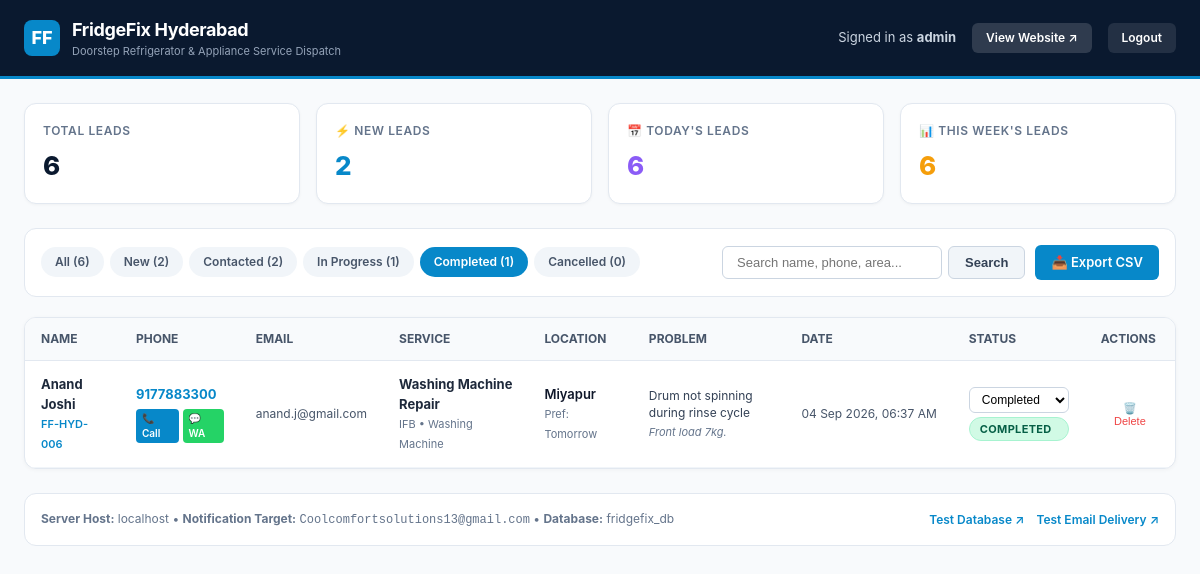
/admin/index.php?status=Completed (signed in), run on the app's committed database.
### tables this page shows
CREATE TABLE IF NOT EXISTS `leads` (
  `id` varchar(64) NOT NULL,
  `name` varchar(150) NOT NULL,
  `phone` varchar(30) NOT NULL,
  `email` varchar(150) DEFAULT NULL,
  `service` varchar(150) NOT NULL,
  `appliance` varchar(100) DEFAULT 'Refrigerator',
  `brand` varchar(100) DEFAULT NULL,
  `problem` text DEFAULT NULL,
  `location` varchar(150) NOT NULL,
  `preferred_date` varchar(100) DEFAULT NULL,
  `message` text DEFAULT NULL,
  `source_page` varchar(255) DEFAULT '/',
  `ip_address` varchar(64) DEFAULT NULL,
  `user_agent` text DEFAULT NULL,
  `status` enum('New','Contacted','In Progress','Completed','Cancelled') NOT NULL DEFAULT 'New',
  `notes` text DEFAULT NULL,
  `created_at` datetime NOT NULL DEFAULT CURRENT_TIMESTAMP,
  `updated_at` datetime NOT NULL DEFAULT CURRENT_TIMESTAMP ON UPDATE CURRENT_TIMESTAMP,
  PRIMARY KEY (`id`),
  KEY `idx_leads_status` (`status`),
  KEY `idx_leads_created_at` (`created_at`),
  KEY `idx_leads_phone` (`phone`),
  KEY `idx_leads_location` (`location`)
);

### admin/index.php (the view, shortened to what this page needs)
<?php
$pdo = null;
try {
    $pdo = get_db_connection();
} catch (Exception $e) {
    $error = 'Database Connection Error. Please verify api/config.php credentials or run database diagnostic.';
}
$statusFilter = trim($_GET['status'] ?? 'All');
$searchQuery = trim($_GET['search'] ?? '');
$stats = [
    'total'       => 0,
    'new'         => 0,
    'today'       => 0,
    'this_week'   => 0,
    'contacted'   => 0,
    'in_progress' => 0,
    'completed'   => 0,
    'cancelled'   => 0,
];
$leads = [];
if ($pdo) {
    try {
        $statsStmt = $pdo->query('
            SELECT
                COUNT(*) as total,
                SUM(CASE WHEN status = "New" THEN 1 ELSE 0 END) as count_new,
                SUM(CASE WHEN DATE(created_at) = CURDATE() THEN 1 ELSE 0 END) as count_today,
                SUM(CASE WHEN created_at >= DATE_SUB(NOW(), INTERVAL 7 DAY) THEN 1 ELSE 0 END) as count_this_week,
                SUM(CASE WHEN status = "Contacted" THEN 1 ELSE 0 END) as count_contacted,
                SUM(CASE WHEN status = "In Progress" THEN 1 ELSE 0 END) as count_in_progress,
                SUM(CASE WHEN status = "Completed" THEN 1 ELSE 0 END) as count_completed,
                SUM(CASE WHEN status = "Cancelled" THEN 1 ELSE 0 END) as count_cancelled
            FROM leads
        ');
        $statsRow = $statsStmt->fetch();
        if ($statsRow) {
            $stats['total']       = (int)($statsRow['total'] ?? 0);
            $stats['new']         = (int)($statsRow['count_new'] ?? 0);
            $stats['today']       = (int)($statsRow['count_today'] ?? 0);
            $stats['this_week']   = (int)($statsRow['count_this_week'] ?? 0);
            $stats['contacted']   = (int)($statsRow['count_contacted'] ?? 0);
            $stats['in_progress'] = (int)($statsRow['count_in_progress'] ?? 0);
            $stats['completed']   = (int)($statsRow['count_completed'] ?? 0);
            $stats['cancelled']   = (int)($statsRow['count_cancelled'] ?? 0);
        }
        $sql = 'SELECT * FROM leads WHERE 1=1';
        $params = [];
        if ($statusFilter !== 'All') {
            $sql .= ' AND status = :status';
            $params[':status'] = $statusFilter;
        }
        $sql .= ' ORDER BY created_at DESC LIMIT 200';
        $leadsStmt = $pdo->prepare($sql);
        $leadsStmt->execute($params);
        $leads = $leadsStmt->fetchAll();
    } catch (Exception $ex) {
        $error = 'Query Error. Please check database tables.';
    }
}
?>
<!DOCTYPE html>
<html lang="en">
<head>
    <link rel="stylesheet" href="style.css">
</head>
<body>
    <header class="admin-header">
        <div class="brand">
            <div class="brand-logo">FF</div>
            <div>
                <h1>FridgeFix Hyderabad</h1>
                <p>Doorstep Refrigerator &amp; Appliance Service Dispatch</p>
            </div>
        </div>
        <div class="header-actions">
            <span class="user-badge">Signed in as <strong><?= htmlspecialchars($_SESSION['admin_username']) ?></strong></span>
            <a href="/" target="_blank" class="btn-logout" style="background: rgba(255,255,255,0.15);" title="Open Live Website">View Website ↗</a>
            <a href="logout.php" class="btn-logout">Logout</a>
        </div>
    </header>
    <div class="admin-container">
        <div class="stats-grid">
            <div class="stat-card">
                <div class="stat-title">Total Leads</div>
                <div class="stat-value"><?= $stats['total'] ?></div>
            </div>
            <div class="stat-card new">
                <div class="stat-title">⚡ New Leads</div>
                <div class="stat-value"><?= $stats['new'] ?></div>
            </div>
            <div class="stat-card contacted">
                <div class="stat-title">📅 Today's Leads</div>
                <div class="stat-value"><?= $stats['today'] ?></div>
            </div>
            <div class="stat-card in-progress">
                <div class="stat-title">📊 This Week's Leads</div>
                <div class="stat-value"><?= $stats['this_week'] ?></div>
            </div>
        </div>
        <div class="controls-bar">
            <div class="filter-tabs">
                <a href="index.php?status=All<?= !empty($searchQuery) ? '&search=' . urlencode($searchQuery) : '' ?>"
                   class="filter-tab <?= $statusFilter === 'All' ? 'active' : '' ?>">
                   All (<?= $stats['total'] ?>)
                </a>
                <a href="index.php?status=New<?= !empty($searchQuery) ? '&search=' . urlencode($searchQuery) : '' ?>"
                   class="filter-tab <?= $statusFilter === 'New' ? 'active' : '' ?>">
                   New (<?= $stats['new'] ?>)
                </a>
                <a href="index.php?status=Contacted<?= !empty($searchQuery) ? '&search=' . urlencode($searchQuery) : '' ?>"
                   class="filter-tab <?= $statusFilter === 'Contacted' ? 'active' : '' ?>">
                   Contacted (<?= $stats['contacted'] ?>)
                </a>
                <a href="index.php?status=In Progress<?= !empty($searchQuery) ? '&search=' . urlencode($searchQuery) : '' ?>"
                   class="filter-tab <?= $statusFilter === 'In Progress' ? 'active' : '' ?>">
                   In Progress (<?= $stats['in_progress'] ?>)
                </a>
                <a href="index.php?status=Completed<?= !empty($searchQuery) ? '&search=' . urlencode($searchQuery) : '' ?>"
                   class="filter-tab <?= $statusFilter === 'Completed' ? 'active' : '' ?>">
                   Completed (<?= $stats['completed'] ?>)
                </a>
                <a href="index.php?status=Cancelled<?= !empty($searchQuery) ? '&search=' . urlencode($searchQuery) : '' ?>"
                   class="filter-tab <?= $statusFilter === 'Cancelled' ? 'active' : '' ?>">
                   Cancelled (<?= $stats['cancelled'] ?>)
                </a>
            </div>
            <div class="search-export">
                <form method="GET" action="index.php" style="display:flex; gap:6px;">
                    <input type="text" name="search" class="search-input" placeholder="Search name, phone, area..." value="<?= htmlspecialchars($searchQuery) ?>">
                    <button type="submit" class="btn-action btn-secondary">Search</button>
                </form>
                <a href="export-csv.php?status=<?= urlencode($statusFilter) ?>&search=<?= urlencode($searchQuery) ?>" class="btn-action">
                    📥 Export CSV
                </a>
            </div>
        </div>
        <div class="table-card">
            <?php if (empty($leads)): ?>
                <div class="empty-state">
                    <h3>No customer leads found</h3>
                    <p style="margin-top: 6px;">
                        <?= !empty($searchQuery) ? 'No leads matched your search "' . htmlspecialchars($searchQuery) . '".' : 'No enquiries received for the selected filter.' ?>
                    </p>
                </div>
            <?php else: ?>
                <div class="table-responsive">
                    <table class="leads-table">
                        <thead>
                            <tr>
                                <th>Name</th>
                                <th>Phone</th>
                                <th>Email</th>
                                <th>Service</th>
                                <th>Location</th>
                                <th>Problem</th>
                                <th>Date</th>
                                <th>Status</th>
                                <th>Actions</th>
                            </tr>
                        </thead>
                        <tbody>
                            <?php foreach ($leads as $lead): ?>
                                <?php
                                $cleanPhone = preg_replace('/[^0-9]/', '', $lead['phone'] ?? '');
                                $createdTime = !empty($lead['created_at']) ? date('d M Y, h:i A', strtotime($lead['created_at'])) : 'N/A';
                                $badgeClass = 'badge-' . str_replace(' ', '', $lead['status'] ?? 'New');
                                ?>
                                <tr>
                                    <td>
                                        <strong><?= htmlspecialchars($lead['name']) ?></strong><br>
                                        <span style="color:#0788C9; font-size:11px; font-weight:600;"><?= htmlspecialchars($lead['id']) ?></span>
                                    </td>
                                    <td>
                                        <a href="tel:<?= $cleanPhone ?>" style="color:#0788C9; font-weight:700; text-decoration:none; font-size:13px;">
                                            <?= htmlspecialchars($lead['phone']) ?>
                                        </a>
                                        <div style="margin-top:4px; display:flex; gap:4px;">
                                            <a href="tel:<?= $cleanPhone ?>" class="btn-call" style="font-size:10px; padding:2px 6px;">📞 Call</a>
                                            <a href="https://wa.me/91<?= $cleanPhone ?>?text=Hello%20<?= urlencode($lead['name']) ?>%2C%20this%20is%20FridgeFix%20Hyderabad%20regarding%20your%20service%20booking%20(<?= urlencode($lead['id']) ?>)." target="_blank" class="btn-wa" style="font-size:10px; padding:2px 6px;">💬 WA</a>
                                        </div>
                                    </td>
                                    <td>
                                        <?php if (!empty($lead['email'])): ?>
                                            <a href="mailto:<?= htmlspecialchars($lead['email']) ?>" style="color:#475569; text-decoration:none; font-size:12px;">
                                                <?= htmlspecialchars($lead['email']) ?>
                                            </a>
                                        <?php else: ?>
                                            <span style="color:#94a3b8; font-size:12px;">—</span>
                                        <?php endif; ?>
                                    </td>
                                    <td>
                                        <strong><?= htmlspecialchars($lead['service']) ?></strong><br>
                                        <span style="font-size:11px; color:#64748b;">
                                            <?= htmlspecialchars($lead['brand'] ?? 'Any Brand') ?> • <?= htmlspecialchars($lead['appliance'] ?? 'Refrigerator') ?>
                                        </span>
                                    </td>
                                    <td>
                                        <span style="color:#0f172a; font-weight:600;"><?= htmlspecialchars($lead['location']) ?></span>
                                        <?php if (!empty($lead['preferred_date'])): ?>
                                            <br><span style="font-size:11px; color:#64748b;">Pref: <?= htmlspecialchars($lead['preferred_date']) ?></span>
                                        <?php endif; ?>
                                    </td>
                                    <td style="max-width:200px;">
                                        <div style="font-size:12px; color:#334155; line-height:1.4;">
                                            <?= htmlspecialchars($lead['problem'] ?? 'Standard Inspection') ?>
                                        </div>
                                        <?php if (!empty($lead['message'])): ?>
                                            <div style="font-size:11px; color:#64748b; margin-top:2px; font-style:italic;">
                                                <?= htmlspecialchars($lead['message']) ?>
                                            </div>
                                        <?php endif; ?>
                                    </td>
                                    <td>
                                        <span style="color:#475569; font-size:12px; white-space:nowrap;"><?= $createdTime ?></span>
                                    </td>
                                    <td>
                                        <form method="POST" action="index.php" style="display:flex; flex-direction:column; gap:4px;">
                                            <select name="status" class="status-select" onchange="this.form.submit()">
                                                <option value="Completed" <?= $lead['status'] === 'Completed' ? 'selected' : '' ?>>Completed</option>
                                            </select>
                                            <span class="badge <?= $badgeClass ?>"><?= htmlspecialchars($lead['status']) ?></span>
                                        </form>
                                    </td>
                                    <td>
                                        <form method="POST" action="index.php" onsubmit="return confirm('Are you sure you want to delete lead <?= htmlspecialchars($lead['id']) ?>?');">
                                            <button type="submit" style="background:none; border:none; color:#ef4444; font-size:11px; cursor:pointer; padding:4px 6px; border-radius:4px;" title="Delete Lead">
                                                🗑️ Delete
                                            </button>
                                        </form>
                                    </td>
                                </tr>
                            <?php endforeach; ?>
                        </tbody>
                    </table>
                </div>
            <?php endif; ?>
        </div>
        <div style="margin-top:24px; padding:16px; background:#fff; border-radius:12px; border:1px solid #e2e8f0; display:flex; flex-wrap:wrap; justify-content:space-between; align-items:center; gap:12px; font-size:12px; color:#64748b;">
            <div>
                <strong>Server Host:</strong> <?= htmlspecialchars($_SERVER['HTTP_HOST'] ?? 'localhost') ?> &bull;
                <strong>Notification Target:</strong> <code><?= htmlspecialchars(LEAD_RECIPIENT_EMAIL) ?></code> &bull;
                <strong>Database:</strong> <?= htmlspecialchars(DB_NAME) ?>
            </div>
            <div style="display:flex; gap:12px;">
                <a href="/api/test-db.php" target="_blank" style="color:#0788C9; text-decoration:none; font-weight:600;">Test Database ↗</a>
                <a href="/api/test-email.php" target="_blank" style="color:#0788C9; text-decoration:none; font-weight:600;">Test Email Delivery ↗</a>
            </div>
        </div>
    </div>
</body>
</html>

### data on the page
leads: name "Anand Joshi", id "FF-HYD-006", phone "9177883300", email "anand.j@gmail.com", service "Washing Machine Repair", brand "IFB", appliance "Washing Machine", location "Miyapur", preferred_date "Tomorrow", problem "Drum not spinning during rinse cycle", message "Front load 7kg.", created_at "04 Sep 2026, 06:37 AM", status "Completed", status "COMPLETED"

### other printed values
$_SESSION['admin_username'] "admin"
$stats['total'] "6"
$stats['new'] "2"
$stats['today'] "6"
$stats['this_week'] "6"
$stats['contacted'] "2"
$stats['in_progress'] "1"
$stats['completed'] "1"
$stats['cancelled'] "0"
$_SERVER['HTTP_HOST'] "localhost"
LEAD_RECIPIENT_EMAIL "Coolcomfortsolutions13@gmail.com"
DB_NAME "fridgefix_db"
